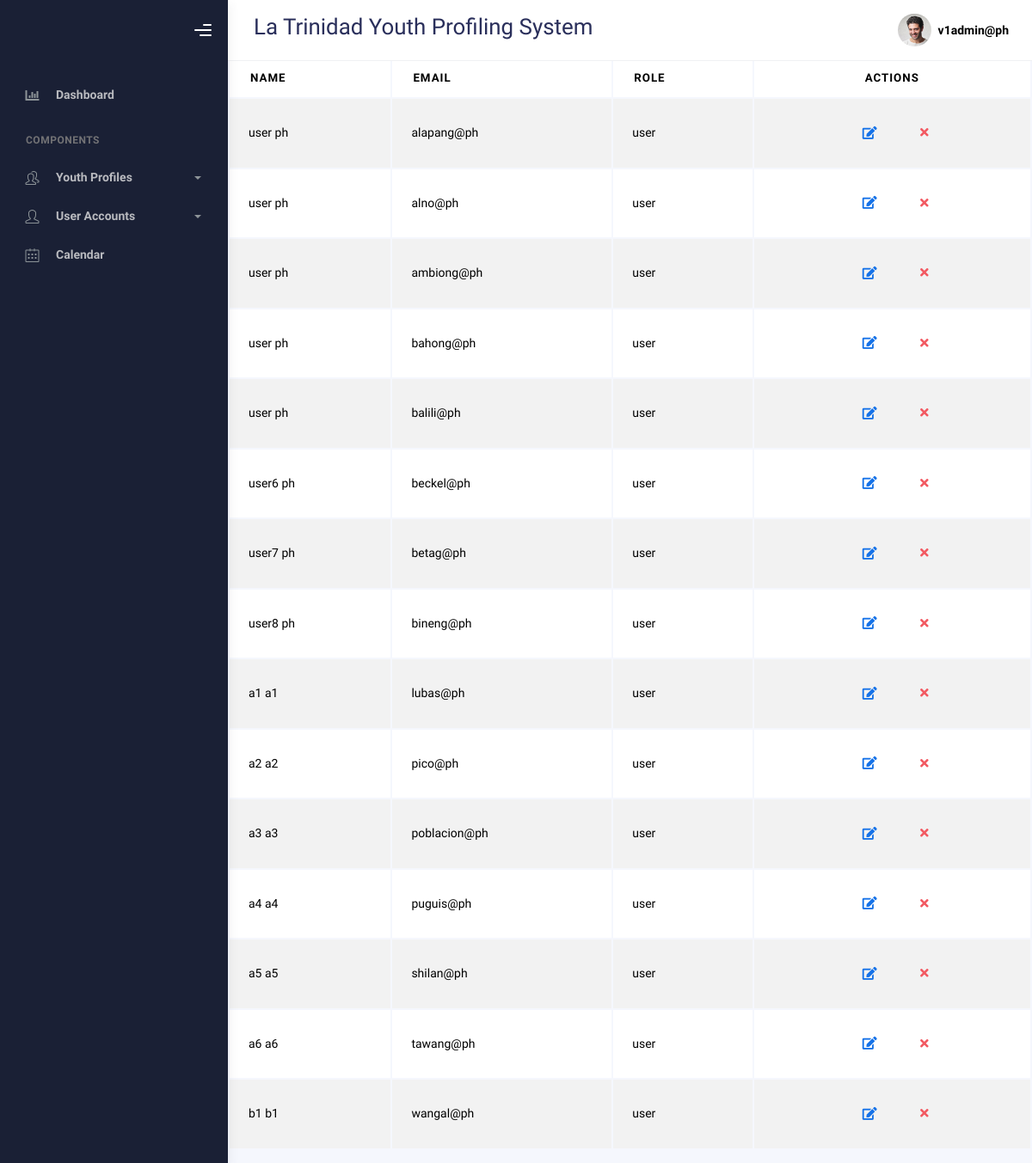
Page /admin/accounts.php (signed in) on the committed database.
### tables this page shows
CREATE TABLE `account` (
  `id` int(250) NOT NULL,
  `email` varchar(50) NOT NULL,
  `password` varchar(255) NOT NULL,
  `FirstName` varchar(50) NOT NULL,
  `LastName` varchar(50) NOT NULL,
  `role` enum('superadmin','admin','user') NOT NULL DEFAULT 'user',
  `code` varchar(50) DEFAULT NULL
);

### admin/accounts.php (the view, shortened to what this page needs)
<?php
include("../connection/conne.php");
$barangay_code = "";
?>
<!DOCTYPE html>
<html lang="en">
  <head>
    <link rel="stylesheet" href="../bootstrap/assets/css/bootstrap.min.css" />
    <link rel="stylesheet" href="../bootstrap/assets/css/plugins.min.css" />
    <link rel="stylesheet" href="../bootstrap/assets/css/kaiadmin.min.css" />
  </head>
  <body>
    <div class="wrapper">
      <div class="sidebar" data-background-color="dark">
        <div class="sidebar-logo">
          <div class="logo-header" data-background-color="dark">
            <div class="nav-toggle">
              <button class="btn btn-toggle toggle-sidebar">
                <i class="gg-menu-right"></i>
              </button>
            </div>
          </div>
        </div>
        <div class="sidebar-wrapper scrollbar scrollbar-inner">
          <div class="sidebar-content">
            <ul class="nav nav-secondary">
            <li class="nav-item">
                <a
                  href="homepage.php"
                  aria-expanded="false"
                >
                  <i class="fas fa-chart-bar"></i>
                  <p>Dashboard</p>
                </a>
              </li>
              <li class="nav-section">
                <h4 class="text-section">Components</h4>
              </li>
              <li class="nav-item">
              <li class="nav-item">
              <a data-bs-toggle="collapse" href="#tables"><i class="fas icon-people"></i><p>Youth Profiles</p><span class="caret"></span></a>
              </li>
              <li class="nav-item">
                <a data-bs-toggle="collapse" href="#forms">
                  <i class="fas icon-user"></i>
                  <p>User Accounts</p>
                  <span class="caret"></span>
                </a>
              </li>
              <li class="nav-item">
                <a href="calendar.php">
                  <i class="fas icon-calendar"></i>
                  <p>Calendar</p>
                </a>
              </li>
            </ul>
          </div>
        </div>
      </div>
      <div class="main-panel">
        <div class="main-header">
          <nav
            class="navbar navbar-header navbar-header-transparent navbar-expand-lg border-bottom"
          >
            <div class="container-fluid">
              <h2><?php echo $barangay_code; ?> La Trinidad Youth Profiling System</h2>
              <ul class="navbar-nav topbar-nav ms-md-auto align-items-center">
                <li class="nav-item topbar-user dropdown hidden-caret">
                  <a
                    class="dropdown-toggle profile-pic"
                    data-bs-toggle="dropdown"
                    aria-expanded="false">
                    <div class="avatar-sm">
                      <img
                        src="../bootstrap/assets/img/profile.jpg"
                        alt="..."
                        class="avatar-img rounded-circle"
                      />
                    </div>
                    <span class="profile-username">
                    <span class="fw-bold"><?php echo $_SESSION['email']; ?></span>
                    </span>
                  </a>
                </li>
              </ul>
            </div>
          </nav>
        </div>
        <div class="content">
        <h1>User Accounts</h1>
        <?php
        $current_user_email = $_SESSION['email'];
        $role = $_SESSION['role'];
        if ($role === 'superadmin') {
        $sql_fetch = "SELECT * FROM account WHERE role = 'admin' AND email != '$current_user_email'";
        } elseif ($role === 'admin') {
        $sql_fetch = "SELECT * FROM account WHERE role = 'user' AND email != '$current_user_email'";
        } else {
        echo "Unauthorized access.";
        exit();
        }
    $sql_result = mysqli_query($conn, $sql_fetch);
    if ($sql_result && mysqli_num_rows($sql_result) > 0) {
        ?>
            <div class="section">
            <div class="table-responsive">
                  <table class="display table table-striped table-hover dataTable" id="add-row">
                    <thead>
                        <tr>
                          <th>Name</th>
                          <th>Email</th>
                          <th>Role</th>
                          <th><center>Actions</center></th>
                        </tr>
                      </thead>
                      <tbody>
                        <?php
                        while ($row = mysqli_fetch_assoc($sql_result)) {
                            $lname = $row['LastName'];
                            $fname = $row['FirstName'];
                            $email = $row['email'];
                            $role = $row['role'];
                            $fullName = $fname . ' ' . $lname;
                            ?>
                            <tr>
                                <td><?= $fullName; ?></td>
                                <td style="text-transform:lowercase"><?= $email; ?></td>
                                <td><?= $role; ?></td>
                                <td><center>
                                  <a href="update_acc.php?id=<?= $row['id']; ?>" class="btn btn-link btn-primary btn-lg" data-bs-toggle="tooltip" title="Edit"><i
                                      class="fa fa-edit"></i></a>
                                  <a href="delete_acc.php?id=<?= $row['id']; ?>" class="btn btn-link btn-danger" title="Delete" data-bs-toggle="tooltip"
                                    onclick="return confirm('Are you sure you want to delete this profile?');"><i
                                      class="fa fa-times"></i></a>
                                </center></td>
                            </tr>
                        <?php } ?>
                      </tbody>
                    </table>
                </div>
            </div>
        <?php } else { ?>
            <p>No accounts found.</p>
        <?php } ?>
    </div>
  </div>
  </div>
</body>
</html>

### rows in the picture
account: fullName "user ph", email "alapang@ph", role "user"
account: fullName "user ph", email "alno@ph", role "user"
account: fullName "user ph", email "ambiong@ph", role "user"
account: fullName "user ph", email "bahong@ph", role "user"
account: fullName "user ph", email "balili@ph", role "user"
account: fullName "user6 ph", email "beckel@ph", role "user"
account: fullName "user7 ph", email "betag@ph", role "user"
account: fullName "user8 ph", email "bineng@ph", role "user"
account: fullName "a1 a1", email "lubas@ph", role "user"
account: fullName "a2 a2", email "pico@ph", role "user"
account: fullName "a3 a3", email "poblacion@ph", role "user"
account: fullName "a4 a4", email "puguis@ph", role "user"
account: fullName "a5 a5", email "shilan@ph", role "user"
account: fullName "a6 a6", email "tawang@ph", role "user"
account: fullName "b1 b1", email "wangal@ph", role "user"

### other values in the picture
$_SESSION['email'] "v1admin@ph"
